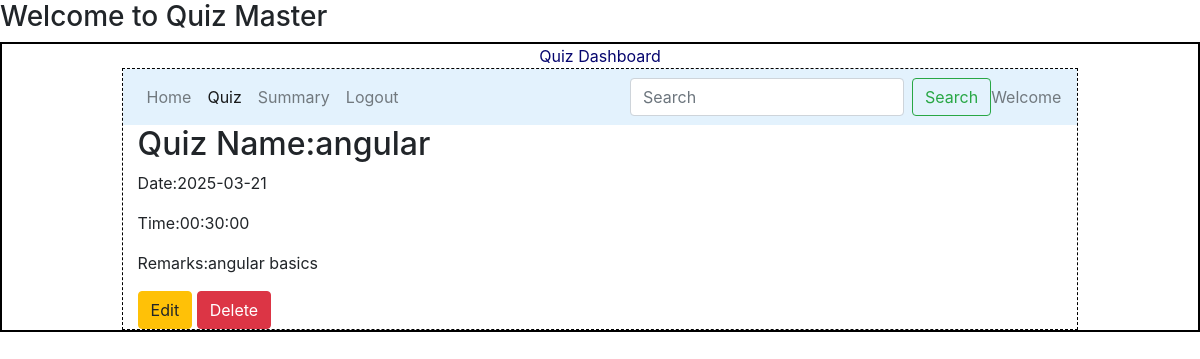
/quiz_detail/104, run on the app's committed database.
### models/model1.py (models this page shows)
class Quiz(db.Model):
    __tablename__="quiz"
    id=db.Column(db.Integer,primary_key=True,autoincrement=True)
    chapter_id=db.Column(db.Integer,db.ForeignKey("chapter.id"),nullable=False)
    quiz_name=db.Column(db.String,nullable=False)
    date_of_quiz=db.Column(db.Date,nullable=False)
    time_duration=db.Column(db.Time,nullable=False)
    remarks=db.Column(db.String,nullable=False)
    questions=db.relationship("Questions",cascade="all,delete",backref="quiz",lazy=True)

### controllers/routes.py (the view)
@app.route('/quiz_detail/<int:id>', methods=["GET", "POST"])
def quiz_detail(id):
    quiz = Quiz.query.get_or_404(id)
    return render_template("quiz_detail.html", quiz=quiz)

### templates/quiz_detail.html
{% extends "quiz_layout.html" %}
{% block content %}
<div class="container">
    <h2>Quiz Name:{{quiz.quiz_name}}</h2>
    <p>Date:{{ quiz.date_of_quiz }}</p>
    <p>Time:{{ quiz.time_duration }}</p>
    <p>Remarks:{{ quiz.remarks }}</p>
    <a href="{{ url_for('edit_quiz', quiz_id=quiz.id) }}" class="btn btn-warning">
        Edit
    </a>
    <form action="{{ url_for('delete_quiz', quiz_id=quiz.id) }}" method="POST" style="display:inline;">
        <button type="submit" class="btn btn-danger"
            onclick="return confirm('Are you sure you want to delete this quiz?');">
        Delete
        </button>
    </form>
</div>
{% endblock %}

### static/main.css (style rules this page uses)
* { margin:0px; }

### data on the page
Quiz: quiz_name "angular", date_of_quiz "2025-03-21", time_duration "00:30:00", remarks "angular basics"
